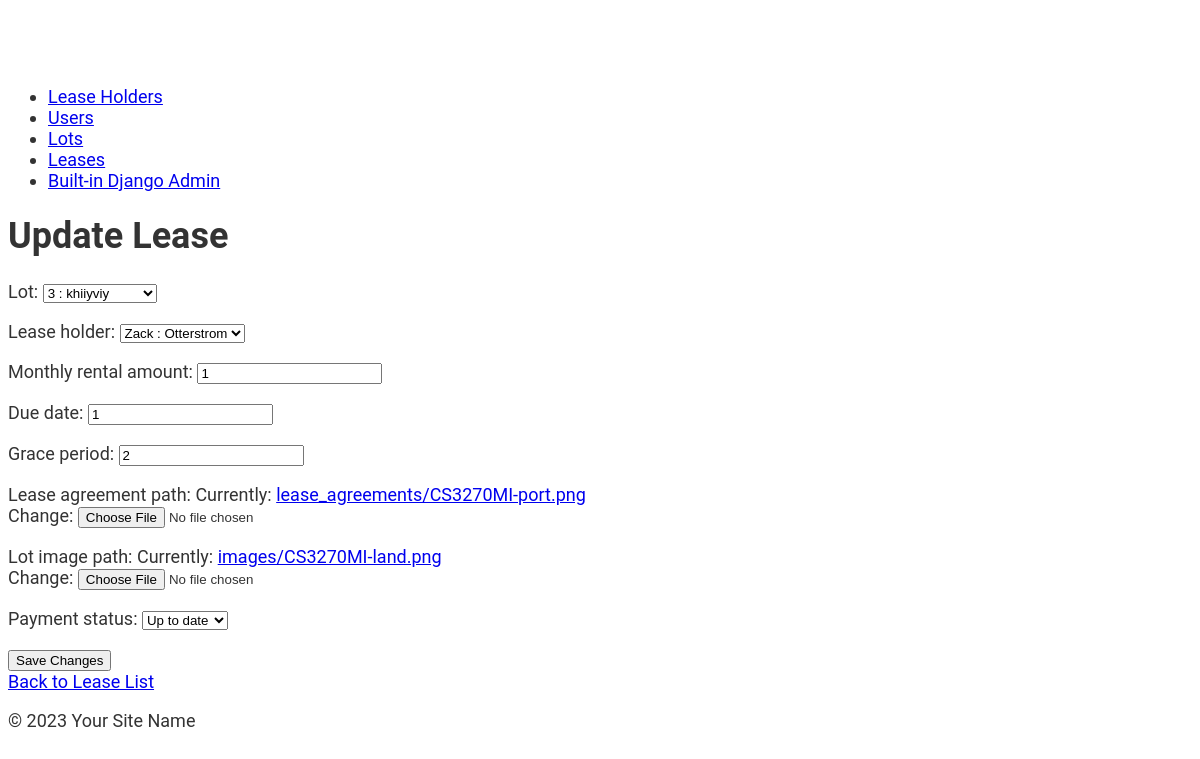
/lease_update/edit/2/ (signed in), run on an earlier commit of the app's database.
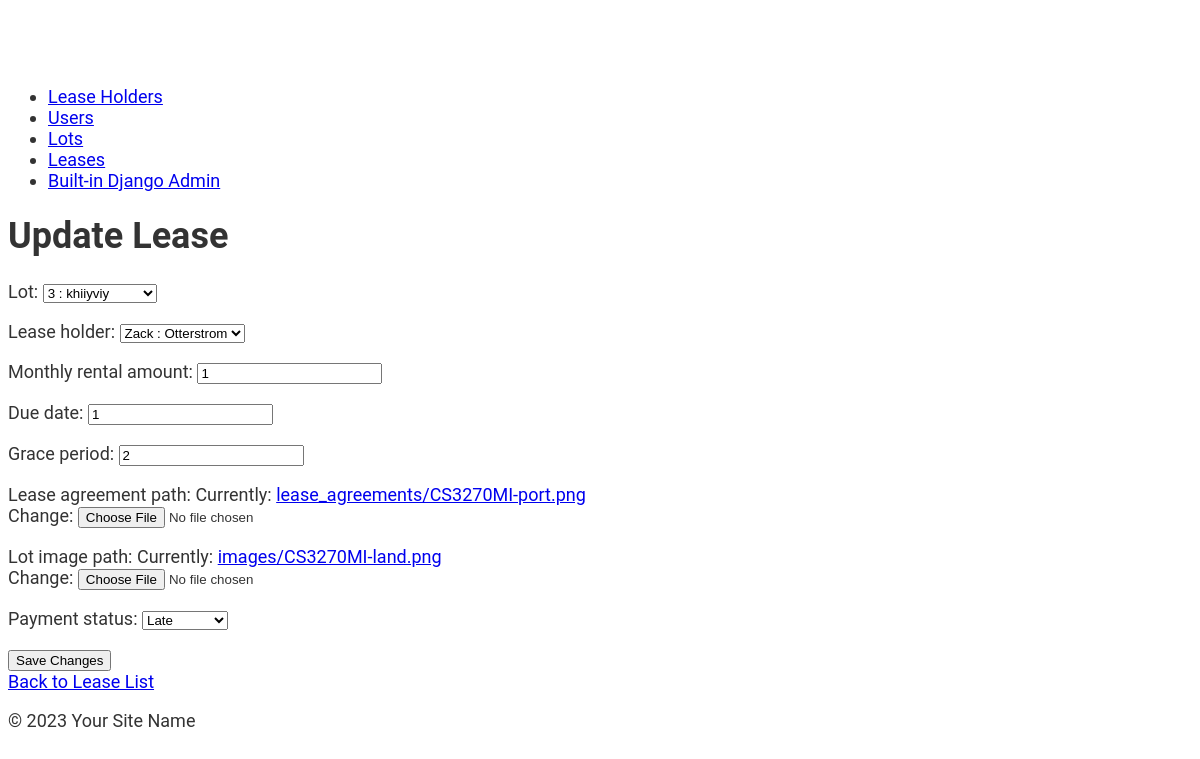
And on a later commit of the database.
### lots/models.py (models this page shows, shortened)
class Lease(models.Model):
    UP_TO_DATE = 'up-to-date'
    LATE = 'late'
    DELINQUENT = 'delinquent'
    PAYMENT_STATUS_CHOICES = [
        (UP_TO_DATE, 'Up to date'),
        (LATE, 'Late'),
        (DELINQUENT, 'Delinquent'),
    ]
    lot = models.ForeignKey(Lot, on_delete=models.CASCADE)  # Foreign Key related to Lot
    lease_holder = models.ForeignKey(LeaseHolder, on_delete=models.PROTECT)  # Foreign Key related to LeaseHolder
    last_payment_date = models.DateField(null=True, blank=True, help_text="Date of the most recent payment")
    last_payment_date_id = models.ForeignKey('Payment', on_delete=models.SET_NULL, null=True, blank=True, related_name='last_payment_for_lease', help_text="ID of the most recent payment")
    monthly_rental_amount = models.IntegerField()
    due_date = models.PositiveSmallIntegerField(validators=[MaxValueValidator(30)])
    grace_period = models.PositiveSmallIntegerField(validators=[MaxValueValidator(30)])
    lease_agreement_path = models.FileField(upload_to='lease_agreements/')
    lot_image_path = models.FileField(upload_to='images/')
    payment_status = models.CharField(
        max_length=20,
        choices=PAYMENT_STATUS_CHOICES,
        default=LATE,
    )

### lots/views.py (the view)
# urls.py: path('lease_update/edit/<int:lease_id>/', lease_update, name='lease_update'),
@login_required
@user_passes_test(is_staff_or_admin)
def lease_update(request, lease_id):  # lease_id matches the URL pattern
    lease = get_object_or_404(Lease, pk=lease_id)
    if request.method == "POST":
        form = LeaseForm(request.POST, instance=lease)
        if form.is_valid():
            form.save()
            return redirect('lease_back_list')
    else:
        form = LeaseForm(instance=lease)
    return render(request, 'lots/lease_update.html', {'form': form})

### lots/forms.py
class LeaseForm(forms.ModelForm):
    class Meta:
        model = Lease
        fields = ['lot', 'lease_holder', 'monthly_rental_amount', 'due_date', 'grace_period', 'lease_agreement_path',
                  'lot_image_path', 'payment_status']

### lots/models.py (called while the page is built)
    def __str__(self):
        return f"{self.lot_number} : {self.lot_address}\n"

    def __str__(self):
        return f"{self.lease_holder_first_name} : {self.lease_holder_last_name}\n"

### lots/views.py (called while the page is built)
def is_staff_or_admin(user):
    return user.is_staff or user.is_superuser

### lots/templates/lots/lease_update.html (shortened to what this page needs)
{% extends 'lots/base.html' %}
{% block content %}
<body>
    <h1>Update Lease</h1>
    <form method="post" enctype="multipart/form-data">
        {{ form.as_p }}
        <button type="submit">Save Changes</button>
    </form>
    <a href="{% url 'lease-list' %}">Back to Lease List</a>
</body>
{% endblock %}

What changed in the data, as far as the page shows it:
changed Lease "3 : khiiyviy": payment_status "Up to date" → "Late"
